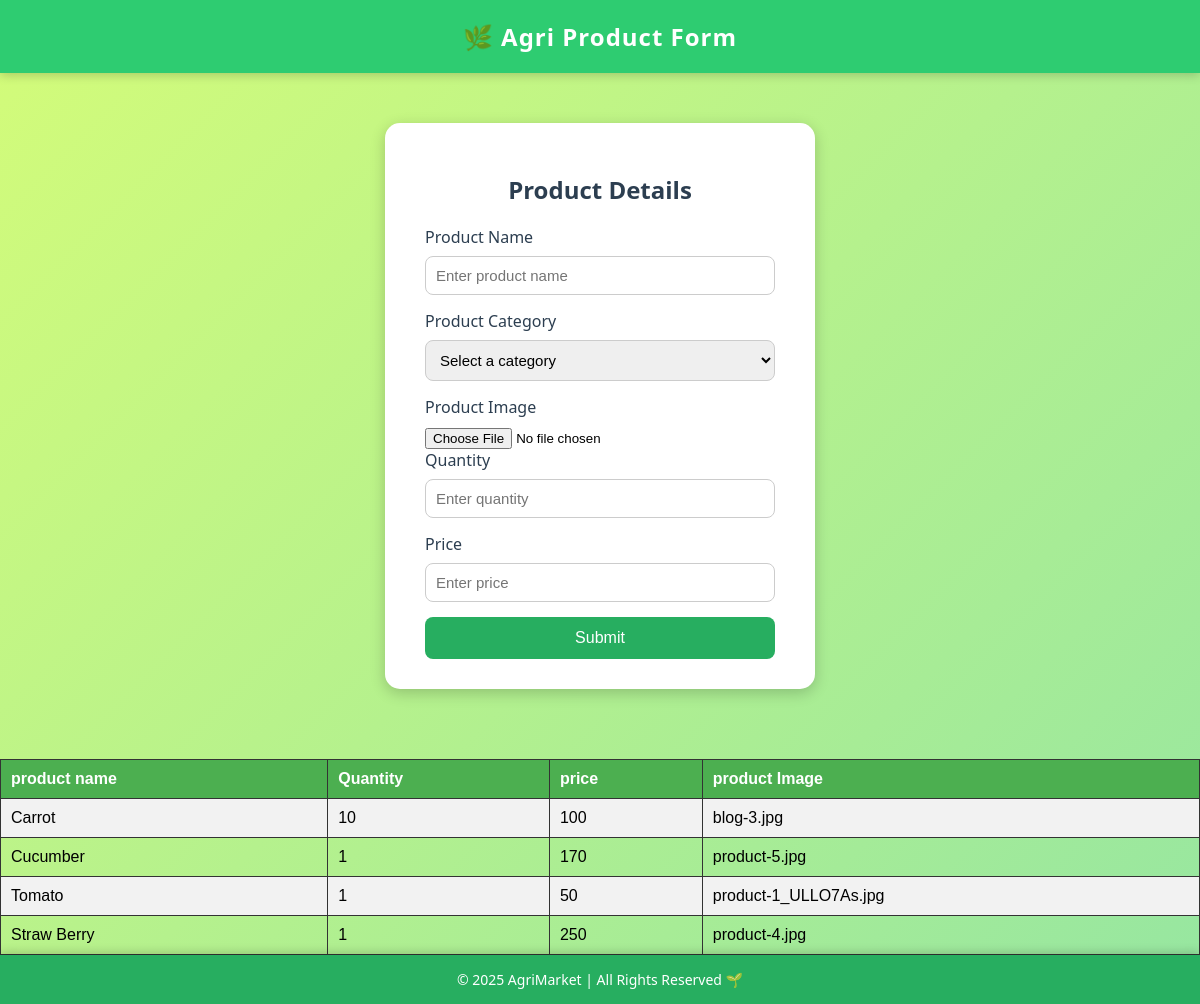
/addproduct (signed in), run on an earlier commit of the app's database.
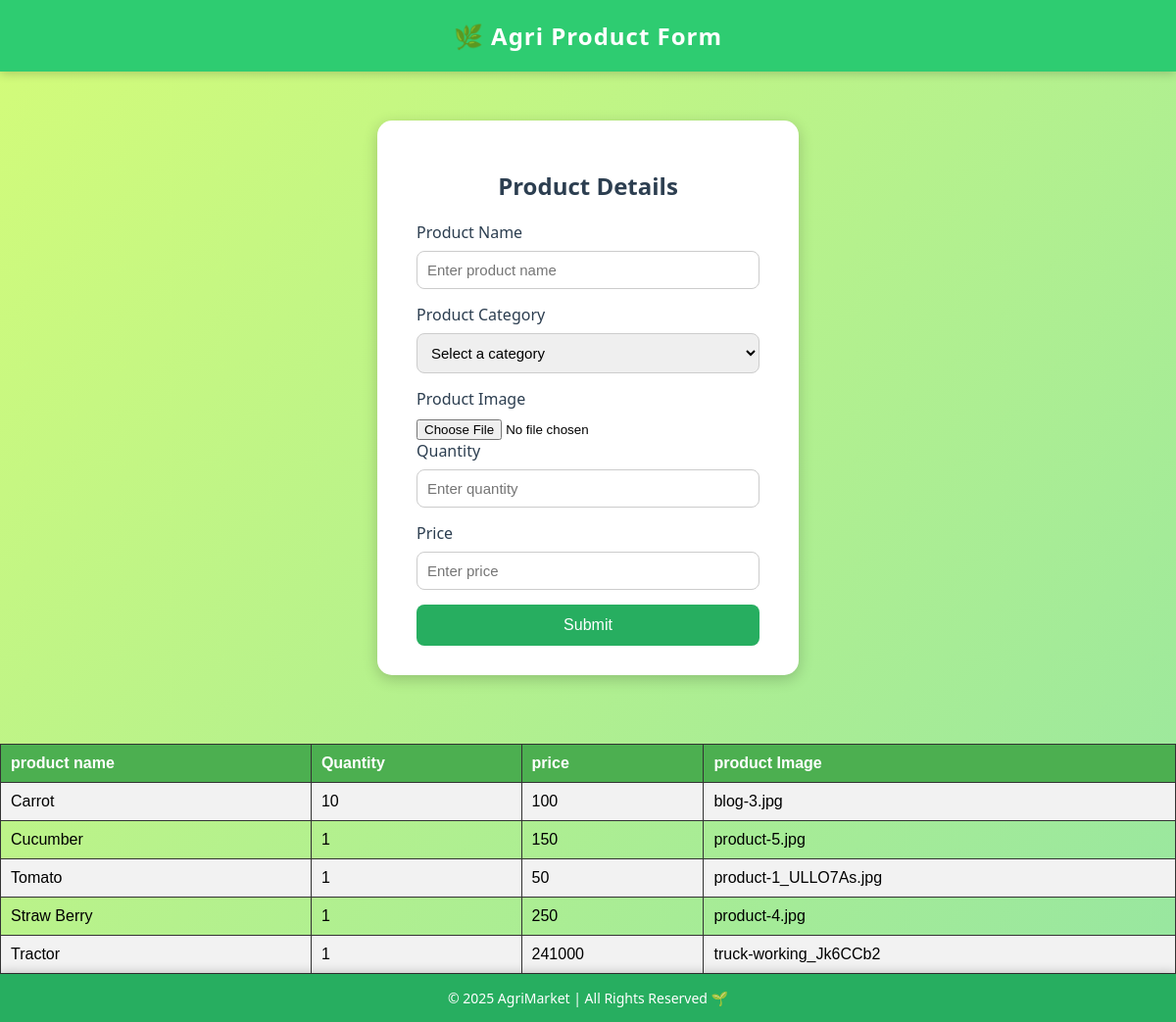
And on a later commit of the database.
### app/models.py (models this page shows, shortened)
class Product(models.Model):
    farmer_id=models.ForeignKey(Customuser,on_delete=models.CASCADE)
    product_name=models.CharField(max_length=100)
    product_category=models.CharField(max_length=100)
    product_image=models.ImageField()
    quantity=models.IntegerField()
    price=models.IntegerField()

### app/views.py (the view)
# urls.py: path('addproduct',views.addproduct,name='addproduct'),
def addproduct(request):
    if request.method=='POST':
        farmer_id=Customuser.objects.get(id=request.user.id)
        product_name=request.POST.get('product_name')
        product_category=request.POST.get('product_category')
        product_image=request.FILES['product_image']
        quantity=request.POST.get('quantity')
        price=request.POST.get('price')
        data=Product(farmer_id=farmer_id,product_name=product_name,product_category=product_category,product_image=product_image,quantity=quantity,price=price)
        data.save()
        return redirect('farmer_home2')
    else :
        a=Product.objects.filter(farmer_id=request.user.id)
        return render(request,'addproduct.html',{'a':a})

### templates/Addproduct.html (shortened to what this page needs)
<!DOCTYPE html>
<html lang="en">
<head>
</head>
<body>
    <header>
        🌿 Agri Product Form
    </header>
    <form action="{% url 'addproduct' %}" method="post" enctype="multipart/form-data">
        <h2>Product Details</h2>
        <label for="product">Product Name</label>
        <input type="text" name="product_name" id="product" placeholder="Enter product name">
        <label for="category">Product Category</label>
        <select id="category" name="product_category">
            <option value="" disabled selected hidden>Select a category</option>
        </select>
        <label for="img">Product Image</label>
        <input type="file" name="product_image" id="img">
        <label for="quantity">Quantity</label>
        <input type="number" name="quantity" id="quantity" placeholder="Enter quantity">
        <label for="price">Price</label>
        <input type="number" name="price" id="price" placeholder="Enter price">
        <input type="submit" value="Submit">
    </form>
    <table>
        <tr>
            <th>product name</th>
            <th>Quantity</th>
            <th>price</th>
            <th>product Image</th>
        </tr>
        {% for i in a %}
        <tr>
            <td>{{i.product_name}}</td>
            <td>{{i.quantity}}</td>
            <td>{{i.price}}</td>
            <td>{{i.product_image}}</td>
        </tr>
        {% endfor %}
    </table>
    <footer>
        © 2025 AgriMarket | All Rights Reserved 🌱
    </footer>
</body>
</html>

What changed in the data, as far as the page shows it:
changed Product "Cucumber": price "170" → "150"
added Product: product_name "Tractor", quantity "1", price "241000", product_image "truck-working_Jk6CCb2"
